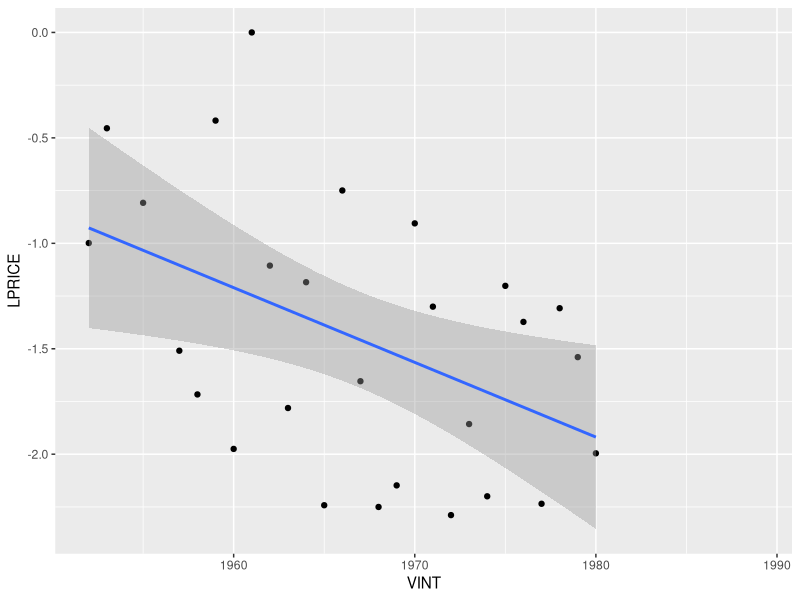
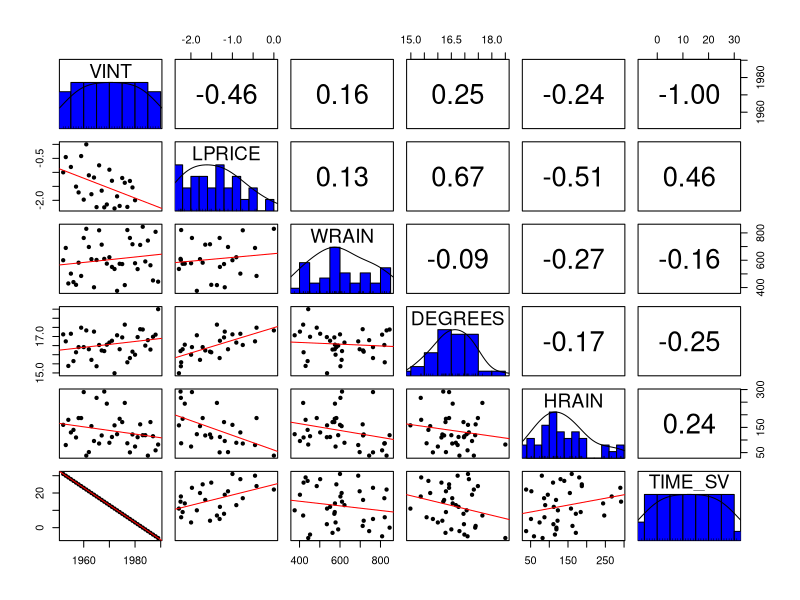
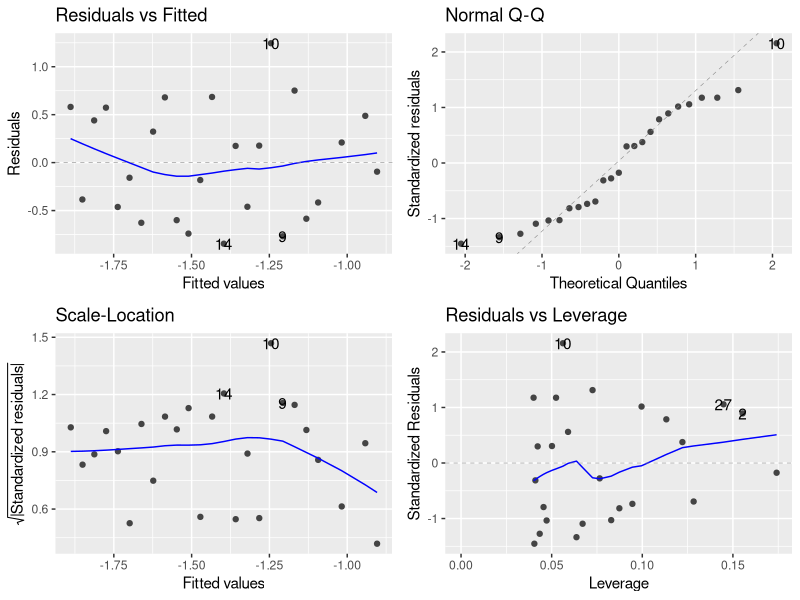

These figures' R source, in order: (Note: this script raises an error after producing the figures.)
## ---- chunk 1
#install.packages("ggplot2")
#install.packages("psych")
#install.packages("ggfortify")
library("ggplot2")
library("psych")
library("ggfortify")
## ---- chunk 2
wine <- read.csv("wine(2).csv")
str(wine)
summary(wine)
## ---- chunk 3
is.na(wine)
## ---- chunk 4
ggplot(wine, aes(VINT,LPRICE)) + geom_point(na.rm=T) + geom_smooth(method="lm", na.rm=T, se=T)

pairs.panels(wine, ellipses=F, lm =T, breaks=10, hist.col="blue")

#plot(...)
#pairs(...)
## ---- chunk 5
winetrain <- subset(wine, wine$VINT<=1978 & !is.na(wine$LPRICE))
winetrain
winetest <- subset(wine, wine$VINT>1978)
winetest
## ---- chunk 6
?lm
model1  <- lm(LPRICE~VINT, data = winetrain)
model1
summary(model1)
autoplot(model1)
## ---- chunk 7
ggplot(...)
## ---- chunk 8
model1$residuals
sse1 <- sum(model1$residuals^2)
sst1 <- sum(winetrain$LPRICE - mean(winetrain$LPRICE))^2
1 - sse1/sst1
#summary(model1)
## ---- chunk 9
model2  <- lm(LPRICE~WRAIN,data=winetrain)
summary(model2)
## ---- chunk 10
model3  <- lm(LPRICE~DEGREES,data=winetrain)
summary(model3)
## ---- chunk 11
model4  <- lm(LPRICE~HRAIN,data=winetrain)
summary(model4)
## ---- chunk 12
br<-mean(winetrain$LPRICE)
ggplot(winetrain,aes(DEGREES,HRAIN,color=cut(LPRICE,c(-Inf,-1.42,Inf))))+geom_point(na.rm=T) + scale_color_discrete(name = "LPRICE", labels = c("<= mean(LPrice)", "> mean(LPRICE)"))+geom_vline(xintercept=mean(winetrain$DEGREES),color="blue",lwd=1) + geom_hline(yintercept=mean(winetrain$HRAIN),color="blue",lwd=1)
plot(winetrain$DEGREES,winetrain$HRAIN,col=ifelse(winetrain$LPRICE>=mean(winetrain$LPRICE),"red","black"))
## ---- chunk 13
model5  <- lm(LPRICE~DEGREES+HRAIN,data=winetrain)
summary(model5)
## ---- chunk 14
model6  <- lm(LPRICE~VINT+WRAIN+DEGREES+HRAIN+TIME_S ,data=winetrain)
summary(model6)
cor(winetrain)
## ---- chunk 15
model7  <- lm(LPRICE~VINT+WRAIN+DEGREES+HRAIN, data=winetrain)
summary(model7)
## ---- chunk 16
model7a <- lm(LPRICE~WRAIN+DEGREES+HRAIN,data=winetrain)
summary(model7a)
## ---- chunk 17
model7$coefficients
model7$residuals
confint(model7)
confint(model7,level=0.99)
## ---- chunk 18
str(winetest)
wineprediction7 <- predict(model7, newdata=winetest)
wineprediction7

cbind(c(1979, 1980), winetest$LPRICE[1:2], wineprediction7[1:2])

sse7 <- sum((wineprediction7[1:2]-winetest$LPRICE[1:2])^2)
sst <-sum((winetest$LPRICE[1:2]- mean(winetrain$LPRICE))^2)
1 - sse7/sst
sse4 <- sum((wineprediction4[1:2]-winetest$LPRICE[1:2])^2)
1-sse4/sst
wineprediction5 <- predict(model5,newdata=winetest)
sse5 <- sum((wineprediction5[1:2]-winetest$LPRICE[1:2])^2)
1-sse5/sst
## ---- chunk 19
ggplot(wine,aes(LPRICE))+geom_histogram(...)
#hist(wine$LPRICE)
#hist(exp(wine$LPRICE))
